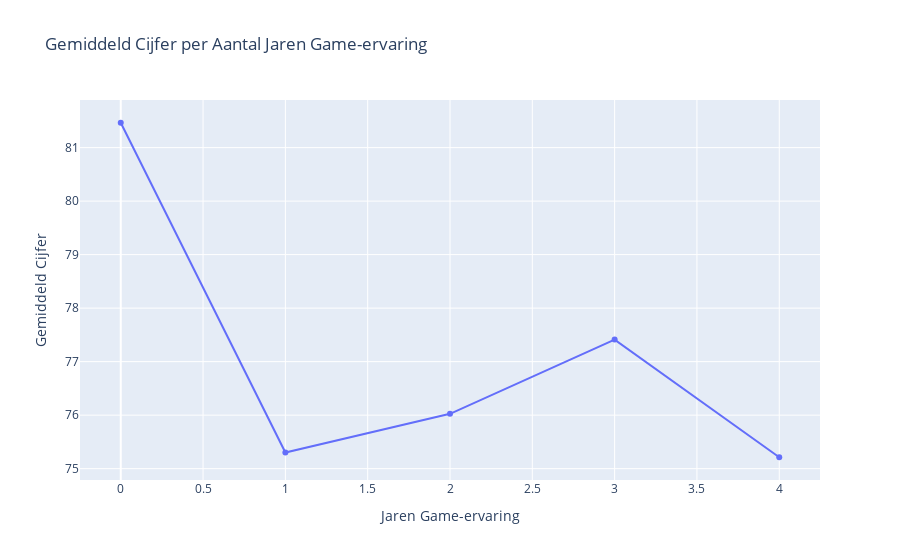

Here is the notebook cell this chart was saved with:
### Code cell
import pandas as pd
import plotly.express as px

# Dataset laden
df3 = pd.read_csv("gameandgrade.csv")

# Converteer naar numeriek
df3["Playing Years"] = pd.to_numeric(df3["Playing Years"], errors="coerce")
df3["Grade"] = pd.to_numeric(df3["Grade"], errors="coerce")

# Verwijder rijen met missende waarden
df3_clean = df3.dropna(subset=["Playing Years", "Grade"])

# Bereken gemiddeld cijfer per aantal jaren ervaring
avg_grade_by_years = df3_clean.groupby("Playing Years")["Grade"].mean().reset_index()

# Visualiseer
fig = px.line(
    avg_grade_by_years,
    x="Playing Years",
    y="Grade",
    markers=True,
    title="Gemiddeld Cijfer per Aantal Jaren Game-ervaring",
    labels={
        "Playing Years": "Jaren Game-ervaring",
        "Grade": "Gemiddeld Cijfer"
    }
)

fig.show()

### Figure 1 — Plotly figure (JSON) as saved in the notebook; plotly's stock layout.template omitted (floating-point values rounded to 4 significant figures)
{"data": [{"hovertemplate": "Jaren Game-ervaring=%{x}<br>Gemiddeld Cijfer=%{y}<extra></extra>", "legendgroup": "", "line": {"color": "#636efa", "dash": "solid"}, "marker": {"symbol": "circle"}, "mode": "lines+markers", "name": "", "orientation": "v", "showlegend": false, "type": "scatter", "x": [0, 1, 2, 3, 4], "xaxis": "x", "y": [81.46, 75.3, 76.03, 77.41, 75.21], "yaxis": "y"}], "layout": {"autosize": true, "legend": {"tracegroupgap": 0}, "title": {"text": "Gemiddeld Cijfer per Aantal Jaren Game-ervaring"}, "xaxis": {"anchor": "y", "autorange": true, "domain": [0, 1], "range": [-0.2422, 4.242], "title": {"text": "Jaren Game-ervaring"}, "type": "linear"}, "yaxis": {"anchor": "x", "autorange": true, "domain": [0, 1], "range": [74.7, 81.98], "title": {"text": "Gemiddeld Cijfer"}, "type": "linear"}}}
